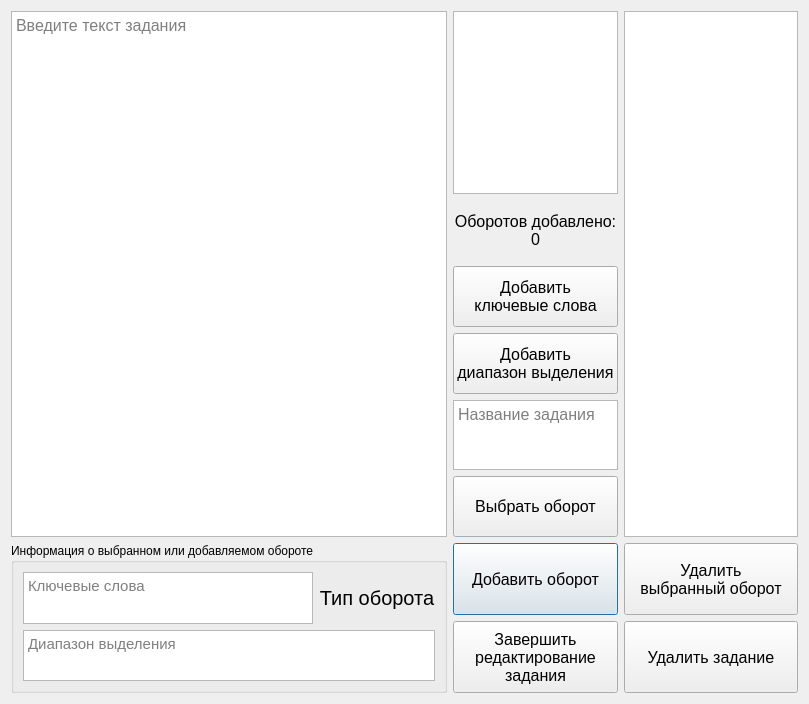
<?xml version="1.0" encoding="UTF-8"?>
<ui version="4.0">
 <class>Dialog</class>
 <widget class="QDialog" name="Dialog">
  <property name="geometry">
   <rect>
    <x>0</x>
    <y>0</y>
    <width>809</width>
    <height>704</height>
   </rect>
  </property>
  <property name="sizePolicy">
   <sizepolicy hsizetype="Expanding" vsizetype="Expanding">
    <horstretch>0</horstretch>
    <verstretch>0</verstretch>
   </sizepolicy>
  </property>
  <property name="windowTitle">
   <string>Редактирование задания</string>
  </property>
  <property name="windowIcon">
   <iconset>
    <normaloff>../../Иконки/icons8-add-book-80.png</normaloff>../../Иконки/icons8-add-book-80.png</iconset>
  </property>
  <layout class="QGridLayout" name="gridLayout_2" rowstretch="10,1" columnstretch="10,1,4">
   <item row="1" column="1">
    <layout class="QVBoxLayout" name="verticalLayout_3" stretch="1,1">
     <item>
      <widget class="QPushButton" name="button_add_figure">
       <property name="sizePolicy">
        <sizepolicy hsizetype="Minimum" vsizetype="Minimum">
         <horstretch>0</horstretch>
         <verstretch>0</verstretch>
        </sizepolicy>
       </property>
       <property name="font">
        <font>
         <pointsize>12</pointsize>
        </font>
       </property>
       <property name="text">
        <string>Добавить оборот</string>
       </property>
      </widget>
     </item>
     <item>
      <widget class="QPushButton" name="button_modify_task">
       <property name="sizePolicy">
        <sizepolicy hsizetype="Minimum" vsizetype="Minimum">
         <horstretch>0</horstretch>
         <verstretch>0</verstretch>
        </sizepolicy>
       </property>
       <property name="font">
        <font>
         <pointsize>12</pointsize>
        </font>
       </property>
       <property name="text">
        <string>Завершить
редактирование
задания</string>
       </property>
      </widget>
     </item>
    </layout>
   </item>
   <item row="0" column="0">
    <widget class="QTextEdit" name="task_text">
     <property name="font">
      <font>
       <pointsize>12</pointsize>
      </font>
     </property>
     <property name="readOnly">
      <bool>true</bool>
     </property>
     <property name="placeholderText">
      <string>Введите текст задания</string>
     </property>
    </widget>
   </item>
   <item row="1" column="0">
    <widget class="QGroupBox" name="figure_info">
     <property name="sizePolicy">
      <sizepolicy hsizetype="Preferred" vsizetype="Fixed">
       <horstretch>0</horstretch>
       <verstretch>0</verstretch>
      </sizepolicy>
     </property>
     <property name="maximumSize">
      <size>
       <width>16777215</width>
       <height>150</height>
      </size>
     </property>
     <property name="title">
      <string>Информация о выбранном или добавляемом обороте</string>
     </property>
     <layout class="QVBoxLayout" name="verticalLayout_2" stretch="0,0">
      <item>
       <layout class="QHBoxLayout" name="horizontalLayout" stretch="3,1">
        <item>
         <widget class="QTextBrowser" name="figure_info_key_words">
          <property name="font">
           <font>
            <pointsize>11</pointsize>
           </font>
          </property>
          <property name="acceptRichText">
           <bool>false</bool>
          </property>
          <property name="placeholderText">
           <string>Ключевые слова</string>
          </property>
         </widget>
        </item>
        <item>
         <widget class="QLabel" name="figure_info_type">
          <property name="sizePolicy">
           <sizepolicy hsizetype="Expanding" vsizetype="Expanding">
            <horstretch>0</horstretch>
            <verstretch>0</verstretch>
           </sizepolicy>
          </property>
          <property name="font">
           <font>
            <pointsize>15</pointsize>
           </font>
          </property>
          <property name="text">
           <string>Тип оборота</string>
          </property>
          <property name="alignment">
           <set>Qt::AlignCenter</set>
          </property>
         </widget>
        </item>
       </layout>
      </item>
      <item>
       <widget class="QTextBrowser" name="figure_info_possible_words">
        <property name="font">
         <font>
          <pointsize>11</pointsize>
         </font>
        </property>
        <property name="acceptRichText">
         <bool>false</bool>
        </property>
        <property name="placeholderText">
         <string>Диапазон выделения</string>
        </property>
       </widget>
      </item>
     </layout>
    </widget>
   </item>
   <item row="0" column="1">
    <layout class="QVBoxLayout" name="verticalLayout" stretch="3,1,1,1,1,1">
     <item>
      <widget class="QListWidget" name="figures_buttons_list">
       <property name="font">
        <font>
         <pointsize>12</pointsize>
        </font>
       </property>
      </widget>
     </item>
     <item>
      <widget class="QLabel" name="figures_counter_label">
       <property name="sizePolicy">
        <sizepolicy hsizetype="Preferred" vsizetype="Expanding">
         <horstretch>0</horstretch>
         <verstretch>0</verstretch>
        </sizepolicy>
       </property>
       <property name="font">
        <font>
         <pointsize>12</pointsize>
        </font>
       </property>
       <property name="text">
        <string>Оборотов добавлено:
0</string>
       </property>
       <property name="alignment">
        <set>Qt::AlignCenter</set>
       </property>
      </widget>
     </item>
     <item>
      <widget class="QPushButton" name="button_add_key_words">
       <property name="sizePolicy">
        <sizepolicy hsizetype="Minimum" vsizetype="Expanding">
         <horstretch>0</horstretch>
         <verstretch>0</verstretch>
        </sizepolicy>
       </property>
       <property name="font">
        <font>
         <pointsize>12</pointsize>
        </font>
       </property>
       <property name="text">
        <string>Добавить
ключевые слова</string>
       </property>
      </widget>
     </item>
     <item>
      <widget class="QPushButton" name="button_add_possible_words">
       <property name="sizePolicy">
        <sizepolicy hsizetype="Minimum" vsizetype="Expanding">
         <horstretch>0</horstretch>
         <verstretch>0</verstretch>
        </sizepolicy>
       </property>
       <property name="font">
        <font>
         <pointsize>12</pointsize>
        </font>
       </property>
       <property name="text">
        <string>Добавить
диапазон выделения</string>
       </property>
      </widget>
     </item>
     <item>
      <widget class="QPlainTextEdit" name="task_name_input">
       <property name="sizePolicy">
        <sizepolicy hsizetype="Expanding" vsizetype="Expanding">
         <horstretch>0</horstretch>
         <verstretch>0</verstretch>
        </sizepolicy>
       </property>
       <property name="font">
        <font>
         <pointsize>12</pointsize>
        </font>
       </property>
       <property name="readOnly">
        <bool>true</bool>
       </property>
       <property name="placeholderText">
        <string>Название задания</string>
       </property>
      </widget>
     </item>
     <item>
      <widget class="QPushButton" name="button_choose_figure">
       <property name="sizePolicy">
        <sizepolicy hsizetype="Minimum" vsizetype="Minimum">
         <horstretch>0</horstretch>
         <verstretch>0</verstretch>
        </sizepolicy>
       </property>
       <property name="font">
        <font>
         <pointsize>12</pointsize>
        </font>
       </property>
       <property name="text">
        <string>Выбрать оборот</string>
       </property>
      </widget>
     </item>
    </layout>
   </item>
   <item row="0" column="2">
    <widget class="QListWidget" name="list_widget_of_figures"/>
   </item>
   <item row="1" column="2">
    <layout class="QVBoxLayout" name="verticalLayout_4">
     <item>
      <widget class="QPushButton" name="button_delete_figure">
       <property name="sizePolicy">
        <sizepolicy hsizetype="Minimum" vsizetype="Minimum">
         <horstretch>0</horstretch>
         <verstretch>0</verstretch>
        </sizepolicy>
       </property>
       <property name="font">
        <font>
         <pointsize>12</pointsize>
        </font>
       </property>
       <property name="text">
        <string>Удалить
выбранный оборот</string>
       </property>
      </widget>
     </item>
     <item>
      <widget class="QPushButton" name="button_delete_task">
       <property name="sizePolicy">
        <sizepolicy hsizetype="Minimum" vsizetype="Minimum">
         <horstretch>0</horstretch>
         <verstretch>0</verstretch>
        </sizepolicy>
       </property>
       <property name="font">
        <font>
         <pointsize>12</pointsize>
        </font>
       </property>
       <property name="text">
        <string>Удалить задание</string>
       </property>
      </widget>
     </item>
    </layout>
   </item>
  </layout>
 </widget>
 <resources/>
 <connections/>
</ui>
